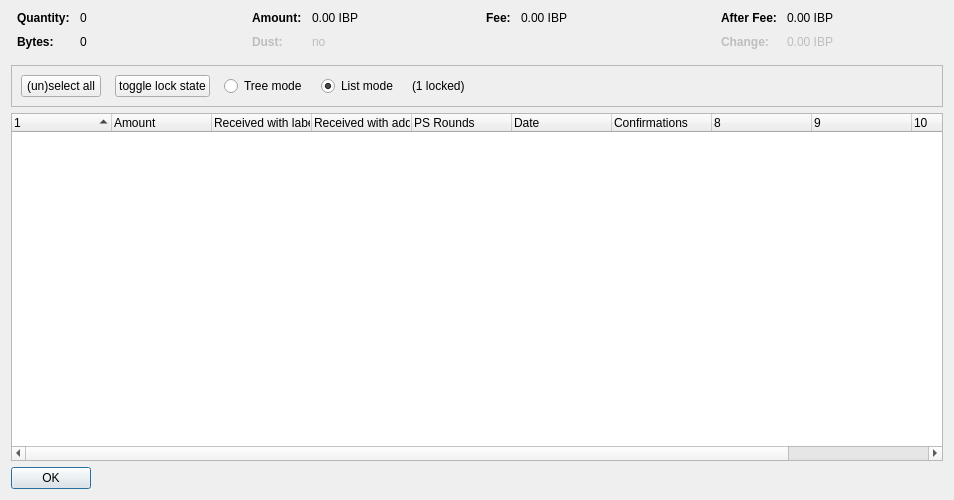
<?xml version="1.0" encoding="UTF-8"?>
<ui version="4.0">
 <class>CoinControlDialog</class>
 <widget class="QDialog" name="CoinControlDialog">
  <property name="geometry">
   <rect>
    <x>0</x>
    <y>0</y>
    <width>954</width>
    <height>500</height>
   </rect>
  </property>
  <property name="windowTitle">
   <string>Coin Selection</string>
  </property>
  <layout class="QVBoxLayout" name="verticalLayout">
   <item>
    <layout class="QHBoxLayout" name="horizontalLayoutTop" stretch="0,0,0,0">
     <property name="topMargin">
      <number>0</number>
     </property>
     <property name="bottomMargin">
      <number>10</number>
     </property>
     <item>
      <layout class="QFormLayout" name="formLayoutCoinControl1">
       <property name="horizontalSpacing">
        <number>10</number>
       </property>
       <property name="verticalSpacing">
        <number>10</number>
       </property>
       <property name="leftMargin">
        <number>6</number>
       </property>
       <property name="rightMargin">
        <number>6</number>
       </property>
       <item row="0" column="0">
        <widget class="QLabel" name="labelCoinControlQuantityText">
         <property name="font">
          <font>
           <weight>75</weight>
           <bold>true</bold>
          </font>
         </property>
         <property name="text">
          <string>Quantity:</string>
         </property>
        </widget>
       </item>
       <item row="0" column="1">
        <widget class="QLabel" name="labelCoinControlQuantity">
         <property name="cursor">
          <cursorShape>IBeamCursor</cursorShape>
         </property>
         <property name="contextMenuPolicy">
          <enum>Qt::ActionsContextMenu</enum>
         </property>
         <property name="text">
          <string notr="true">0</string>
         </property>
         <property name="textInteractionFlags">
          <set>Qt::LinksAccessibleByMouse|Qt::TextSelectableByKeyboard|Qt::TextSelectableByMouse</set>
         </property>
        </widget>
       </item>
       <item row="1" column="0">
        <widget class="QLabel" name="labelCoinControlBytesText">
         <property name="font">
          <font>
           <weight>75</weight>
           <bold>true</bold>
          </font>
         </property>
         <property name="text">
          <string>Bytes:</string>
         </property>
        </widget>
       </item>
       <item row="1" column="1">
        <widget class="QLabel" name="labelCoinControlBytes">
         <property name="cursor">
          <cursorShape>IBeamCursor</cursorShape>
         </property>
         <property name="contextMenuPolicy">
          <enum>Qt::ActionsContextMenu</enum>
         </property>
         <property name="text">
          <string notr="true">0</string>
         </property>
         <property name="textInteractionFlags">
          <set>Qt::LinksAccessibleByMouse|Qt::TextSelectableByKeyboard|Qt::TextSelectableByMouse</set>
         </property>
        </widget>
       </item>
      </layout>
     </item>
     <item>
      <layout class="QFormLayout" name="formLayoutCoinControl2">
       <property name="horizontalSpacing">
        <number>10</number>
       </property>
       <property name="verticalSpacing">
        <number>10</number>
       </property>
       <property name="leftMargin">
        <number>6</number>
       </property>
       <property name="rightMargin">
        <number>6</number>
       </property>
       <item row="0" column="0">
        <widget class="QLabel" name="labelCoinControlAmountText">
         <property name="font">
          <font>
           <weight>75</weight>
           <bold>true</bold>
          </font>
         </property>
         <property name="text">
          <string>Amount:</string>
         </property>
        </widget>
       </item>
       <item row="0" column="1">
        <widget class="QLabel" name="labelCoinControlAmount">
         <property name="cursor">
          <cursorShape>IBeamCursor</cursorShape>
         </property>
         <property name="contextMenuPolicy">
          <enum>Qt::ActionsContextMenu</enum>
         </property>
         <property name="text">
          <string notr="true">0.00 IBP</string>
         </property>
         <property name="textInteractionFlags">
          <set>Qt::LinksAccessibleByMouse|Qt::TextSelectableByKeyboard|Qt::TextSelectableByMouse</set>
         </property>
        </widget>
       </item>
       <item row="1" column="0">
        <widget class="QLabel" name="labelCoinControlLowOutputText">
         <property name="enabled">
          <bool>false</bool>
         </property>
         <property name="font">
          <font>
           <weight>75</weight>
           <bold>true</bold>
          </font>
         </property>
         <property name="text">
          <string>Dust:</string>
         </property>
        </widget>
       </item>
       <item row="1" column="1">
        <widget class="QLabel" name="labelCoinControlLowOutput">
         <property name="enabled">
          <bool>false</bool>
         </property>
         <property name="cursor">
          <cursorShape>IBeamCursor</cursorShape>
         </property>
         <property name="contextMenuPolicy">
          <enum>Qt::ActionsContextMenu</enum>
         </property>
         <property name="text">
          <string notr="true">no</string>
         </property>
         <property name="textInteractionFlags">
          <set>Qt::LinksAccessibleByMouse|Qt::TextSelectableByKeyboard|Qt::TextSelectableByMouse</set>
         </property>
        </widget>
       </item>
      </layout>
     </item>
     <item>
      <layout class="QFormLayout" name="formLayoutCoinControl3">
       <property name="horizontalSpacing">
        <number>10</number>
       </property>
       <property name="verticalSpacing">
        <number>10</number>
       </property>
       <property name="leftMargin">
        <number>6</number>
       </property>
       <property name="rightMargin">
        <number>6</number>
       </property>
       <item row="0" column="0">
        <widget class="QLabel" name="labelCoinControlFeeText">
         <property name="font">
          <font>
           <weight>75</weight>
           <bold>true</bold>
          </font>
         </property>
         <property name="text">
          <string>Fee:</string>
         </property>
        </widget>
       </item>
       <item row="0" column="1">
        <widget class="QLabel" name="labelCoinControlFee">
         <property name="cursor">
          <cursorShape>IBeamCursor</cursorShape>
         </property>
         <property name="contextMenuPolicy">
          <enum>Qt::ActionsContextMenu</enum>
         </property>
         <property name="text">
          <string notr="true">0.00 IBP</string>
         </property>
         <property name="textInteractionFlags">
          <set>Qt::LinksAccessibleByMouse|Qt::TextSelectableByKeyboard|Qt::TextSelectableByMouse</set>
         </property>
        </widget>
       </item>
      </layout>
     </item>
     <item>
      <layout class="QFormLayout" name="formLayoutCoinControl4">
       <property name="horizontalSpacing">
        <number>10</number>
       </property>
       <property name="verticalSpacing">
        <number>10</number>
       </property>
       <property name="leftMargin">
        <number>6</number>
       </property>
       <property name="rightMargin">
        <number>6</number>
       </property>
       <item row="0" column="0">
        <widget class="QLabel" name="labelCoinControlAfterFeeText">
         <property name="font">
          <font>
           <weight>75</weight>
           <bold>true</bold>
          </font>
         </property>
         <property name="text">
          <string>After Fee:</string>
         </property>
        </widget>
       </item>
       <item row="0" column="1">
        <widget class="QLabel" name="labelCoinControlAfterFee">
         <property name="cursor">
          <cursorShape>IBeamCursor</cursorShape>
         </property>
         <property name="contextMenuPolicy">
          <enum>Qt::ActionsContextMenu</enum>
         </property>
         <property name="text">
          <string notr="true">0.00 IBP</string>
         </property>
         <property name="textInteractionFlags">
          <set>Qt::LinksAccessibleByMouse|Qt::TextSelectableByKeyboard|Qt::TextSelectableByMouse</set>
         </property>
        </widget>
       </item>
       <item row="1" column="0">
        <widget class="QLabel" name="labelCoinControlChangeText">
         <property name="enabled">
          <bool>false</bool>
         </property>
         <property name="font">
          <font>
           <weight>75</weight>
           <bold>true</bold>
          </font>
         </property>
         <property name="text">
          <string>Change:</string>
         </property>
        </widget>
       </item>
       <item row="1" column="1">
        <widget class="QLabel" name="labelCoinControlChange">
         <property name="enabled">
          <bool>false</bool>
         </property>
         <property name="cursor">
          <cursorShape>IBeamCursor</cursorShape>
         </property>
         <property name="contextMenuPolicy">
          <enum>Qt::ActionsContextMenu</enum>
         </property>
         <property name="text">
          <string notr="true">0.00 IBP</string>
         </property>
         <property name="textInteractionFlags">
          <set>Qt::LinksAccessibleByMouse|Qt::TextSelectableByKeyboard|Qt::TextSelectableByMouse</set>
         </property>
        </widget>
       </item>
      </layout>
     </item>
    </layout>
   </item>
   <item>
    <widget class="QFrame" name="frame">
     <property name="minimumSize">
      <size>
       <width>0</width>
       <height>40</height>
      </size>
     </property>
     <property name="frameShape">
      <enum>QFrame::StyledPanel</enum>
     </property>
     <property name="frameShadow">
      <enum>QFrame::Sunken</enum>
     </property>
     <layout class="QHBoxLayout" name="horizontalLayout">
      <item>
       <layout class="QHBoxLayout" name="horizontalLayoutPanel" stretch="0,0,0,0,0,0">
        <property name="spacing">
         <number>14</number>
        </property>
        <item>
         <widget class="QPushButton" name="pushButtonSelectAll">
          <property name="sizePolicy">
           <sizepolicy hsizetype="Maximum" vsizetype="Fixed">
            <horstretch>0</horstretch>
            <verstretch>0</verstretch>
           </sizepolicy>
          </property>
          <property name="text">
           <string>(un)select all</string>
          </property>
          <property name="autoDefault">
           <bool>false</bool>
          </property>
         </widget>
        </item>
        <item>
         <widget class="QPushButton" name="pushButtonToggleLock">
          <property name="sizePolicy">
           <sizepolicy hsizetype="Maximum" vsizetype="Fixed">
            <horstretch>0</horstretch>
            <verstretch>0</verstretch>
           </sizepolicy>
          </property>
          <property name="text">
           <string>toggle lock state</string>
          </property>
          <property name="autoDefault">
           <bool>false</bool>
          </property>
         </widget>
        </item>
        <item>
         <widget class="QRadioButton" name="radioTreeMode">
          <property name="sizePolicy">
           <sizepolicy hsizetype="Maximum" vsizetype="Fixed">
            <horstretch>0</horstretch>
            <verstretch>0</verstretch>
           </sizepolicy>
          </property>
          <property name="text">
           <string>Tree mode</string>
          </property>
         </widget>
        </item>
        <item>
         <widget class="QRadioButton" name="radioListMode">
          <property name="sizePolicy">
           <sizepolicy hsizetype="Maximum" vsizetype="Fixed">
            <horstretch>0</horstretch>
            <verstretch>0</verstretch>
           </sizepolicy>
          </property>
          <property name="text">
           <string>List mode</string>
          </property>
          <property name="checked">
           <bool>true</bool>
          </property>
         </widget>
        </item>
        <item>
         <widget class="QLabel" name="labelLocked">
          <property name="text">
           <string>(1 locked)</string>
          </property>
         </widget>
        </item>
        <item>
         <spacer name="horizontalSpacer">
          <property name="orientation">
           <enum>Qt::Horizontal</enum>
          </property>
          <property name="sizeHint" stdset="0">
           <size>
            <width>40</width>
            <height>20</height>
           </size>
          </property>
         </spacer>
        </item>
       </layout>
      </item>
     </layout>
    </widget>
   </item>
   <item>
    <widget class="CoinControlTreeWidget" name="treeWidget">
     <property name="contextMenuPolicy">
      <enum>Qt::CustomContextMenu</enum>
     </property>
     <property name="sortingEnabled">
      <bool>false</bool>
     </property>
     <property name="columnCount">
      <number>11</number>
     </property>
     <attribute name="headerShowSortIndicator" stdset="0">
      <bool>true</bool>
     </attribute>
     <attribute name="headerStretchLastSection">
      <bool>false</bool>
     </attribute>
     <column>
      <property name="text">
       <string/>
      </property>
     </column>
     <column>
      <property name="text">
       <string>Amount</string>
      </property>
     </column>
     <column>
      <property name="text">
       <string>Received with label</string>
      </property>
     </column>
     <column>
      <property name="text">
       <string>Received with address</string>
      </property>
     </column>
     <column>
      <property name="text">
       <string>PS Rounds</string>
      </property>
     </column>
     <column>
      <property name="text">
       <string>Date</string>
      </property>
     </column>
     <column>
      <property name="text">
       <string>Confirmations</string>
      </property>
      <property name="toolTip">
       <string>Confirmed</string>
      </property>
     </column>
     <column>
      <property name="text">
       <string/>
      </property>
     </column>
     <column>
      <property name="text">
       <string/>
      </property>
     </column>
     <column>
      <property name="text">
       <string/>
      </property>
     </column>
     <column>
      <property name="text">
       <string/>
      </property>
     </column>
    </widget>
   </item>
   <item>
    <widget class="QDialogButtonBox" name="buttonBox">
     <property name="sizePolicy">
      <sizepolicy hsizetype="Maximum" vsizetype="Fixed">
       <horstretch>0</horstretch>
       <verstretch>0</verstretch>
      </sizepolicy>
     </property>
     <property name="orientation">
      <enum>Qt::Horizontal</enum>
     </property>
     <property name="standardButtons">
      <set>QDialogButtonBox::Ok</set>
     </property>
    </widget>
   </item>
  </layout>
 </widget>
 <customwidgets>
  <customwidget>
   <class>CoinControlTreeWidget</class>
   <extends>QTreeWidget</extends>
   <header>coincontroltreewidget.h</header>
  </customwidget>
 </customwidgets>
 <resources/>
 <connections/>
</ui>
